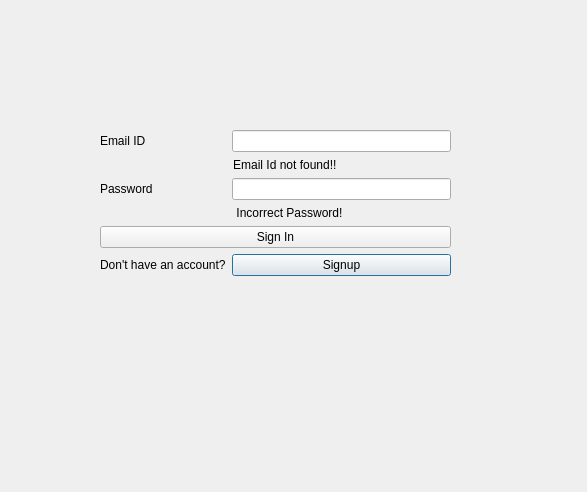
<?xml version="1.0" encoding="UTF-8"?>
<ui version="4.0">
 <class>loginscreen</class>
 <widget class="QDialog" name="loginscreen">
  <property name="geometry">
   <rect>
    <x>0</x>
    <y>0</y>
    <width>587</width>
    <height>492</height>
   </rect>
  </property>
  <property name="windowTitle">
   <string>Dialog</string>
  </property>
  <widget class="QWidget" name="formLayoutWidget">
   <property name="geometry">
    <rect>
     <x>100</x>
     <y>130</y>
     <width>351</width>
     <height>221</height>
    </rect>
   </property>
   <layout class="QFormLayout" name="formLayout">
    <item row="0" column="0">
     <widget class="QLabel" name="label_2">
      <property name="text">
       <string>Email ID</string>
      </property>
     </widget>
    </item>
    <item row="0" column="1">
     <widget class="QLineEdit" name="emailInput"/>
    </item>
    <item row="2" column="0">
     <widget class="QLabel" name="label">
      <property name="text">
       <string>Password</string>
      </property>
     </widget>
    </item>
    <item row="2" column="1">
     <widget class="QLineEdit" name="passwordInput"/>
    </item>
    <item row="1" column="0" colspan="2">
     <widget class="QLabel" name="errorLabel1">
      <property name="text">
       <string>                                        Email Id not found!!</string>
      </property>
     </widget>
    </item>
    <item row="5" column="0">
     <widget class="QLabel" name="label_4">
      <property name="text">
       <string>Don't have an account?</string>
      </property>
     </widget>
    </item>
    <item row="5" column="1">
     <widget class="QPushButton" name="signUpButton">
      <property name="text">
       <string>Signup</string>
      </property>
     </widget>
    </item>
    <item row="3" column="0" colspan="2">
     <widget class="QLabel" name="errorLabel2">
      <property name="text">
       <string>                                         Incorrect Password!</string>
      </property>
     </widget>
    </item>
    <item row="4" column="0" colspan="2">
     <widget class="QPushButton" name="signInButton">
      <property name="text">
       <string>Sign In</string>
      </property>
     </widget>
    </item>
   </layout>
  </widget>
 </widget>
 <resources/>
 <connections/>
</ui>
